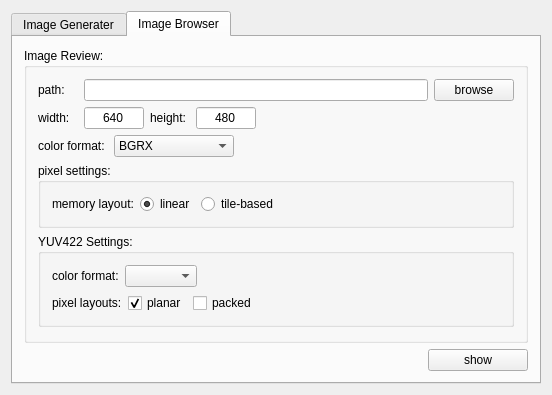
<?xml version="1.0" encoding="UTF-8"?>
<ui version="4.0">
 <class>MainWidget</class>
 <widget class="QWidget" name="MainWidget">
  <property name="geometry">
   <rect>
    <x>0</x>
    <y>0</y>
    <width>552</width>
    <height>362</height>
   </rect>
  </property>
  <property name="windowTitle">
   <string>Image Tool</string>
  </property>
  <layout class="QHBoxLayout" name="horizontalLayout">
   <item>
    <widget class="QTabWidget" name="tabWidget">
     <property name="currentIndex">
      <number>1</number>
     </property>
     <widget class="QWidget" name="tab">
      <attribute name="title">
       <string>Image Generater</string>
      </attribute>
      <layout class="QVBoxLayout" name="verticalLayout">
       <item>
        <layout class="QHBoxLayout" name="horizontalLayout_21">
         <item>
          <widget class="QLabel" name="pageTitlelbl">
           <property name="text">
            <string>TextLabel</string>
           </property>
          </widget>
         </item>
         <item>
          <spacer name="horizontalSpacer_16">
           <property name="orientation">
            <enum>Qt::Horizontal</enum>
           </property>
           <property name="sizeHint" stdset="0">
            <size>
             <width>40</width>
             <height>20</height>
            </size>
           </property>
          </spacer>
         </item>
         <item>
          <widget class="QLabel" name="pageTitlelbl2">
           <property name="text">
            <string>TextLabel</string>
           </property>
           <property name="alignment">
            <set>Qt::AlignRight|Qt::AlignTrailing|Qt::AlignVCenter</set>
           </property>
          </widget>
         </item>
        </layout>
       </item>
       <item>
        <widget class="QStackedWidget" name="stackedWidget">
         <property name="frameShape">
          <enum>QFrame::NoFrame</enum>
         </property>
         <property name="frameShadow">
          <enum>QFrame::Plain</enum>
         </property>
         <property name="currentIndex">
          <number>0</number>
         </property>
         <widget class="QWidget" name="page_start">
          <layout class="QVBoxLayout" name="verticalLayout_8">
           <item>
            <layout class="QHBoxLayout" name="horizontalLayout_7">
             <item>
              <widget class="QLabel" name="label_8">
               <property name="minimumSize">
                <size>
                 <width>70</width>
                 <height>0</height>
                </size>
               </property>
               <property name="maximumSize">
                <size>
                 <width>70</width>
                 <height>16777215</height>
                </size>
               </property>
               <property name="text">
                <string>work type:</string>
               </property>
              </widget>
             </item>
             <item>
              <widget class="QCheckBox" name="work2dchk">
               <property name="text">
                <string>2D image</string>
               </property>
               <property name="checked">
                <bool>true</bool>
               </property>
               <property name="autoExclusive">
                <bool>true</bool>
               </property>
              </widget>
             </item>
             <item>
              <widget class="QCheckBox" name="work3dchk">
               <property name="text">
                <string>3D image combine</string>
               </property>
               <property name="autoExclusive">
                <bool>true</bool>
               </property>
              </widget>
             </item>
             <item>
              <spacer name="horizontalSpacer_4">
               <property name="orientation">
                <enum>Qt::Horizontal</enum>
               </property>
               <property name="sizeHint" stdset="0">
                <size>
                 <width>40</width>
                 <height>20</height>
                </size>
               </property>
              </spacer>
             </item>
            </layout>
           </item>
           <item>
            <layout class="QHBoxLayout" name="horizontalLayout_4">
             <item>
              <widget class="QLabel" name="leftlbl">
               <property name="minimumSize">
                <size>
                 <width>70</width>
                 <height>0</height>
                </size>
               </property>
               <property name="maximumSize">
                <size>
                 <width>70</width>
                 <height>16777215</height>
                </size>
               </property>
               <property name="text">
                <string>input_0 path:</string>
               </property>
              </widget>
             </item>
             <item>
              <widget class="QLineEdit" name="leftpath"/>
             </item>
             <item>
              <widget class="QPushButton" name="browsebtn">
               <property name="text">
                <string>browse</string>
               </property>
              </widget>
             </item>
            </layout>
           </item>
           <item>
            <layout class="QHBoxLayout" name="horizontalLayout_5">
             <item>
              <widget class="QLabel" name="rightlbl">
               <property name="minimumSize">
                <size>
                 <width>70</width>
                 <height>0</height>
                </size>
               </property>
               <property name="maximumSize">
                <size>
                 <width>70</width>
                 <height>16777215</height>
                </size>
               </property>
               <property name="text">
                <string>input_1 path:</string>
               </property>
              </widget>
             </item>
             <item>
              <widget class="QLineEdit" name="rightpath"/>
             </item>
             <item>
              <widget class="QPushButton" name="browsebtn2">
               <property name="text">
                <string>browse</string>
               </property>
              </widget>
             </item>
            </layout>
           </item>
           <item>
            <layout class="QHBoxLayout" name="horizontalLayout_6">
             <item>
              <widget class="QLabel" name="label_3">
               <property name="minimumSize">
                <size>
                 <width>70</width>
                 <height>0</height>
                </size>
               </property>
               <property name="maximumSize">
                <size>
                 <width>70</width>
                 <height>16777215</height>
                </size>
               </property>
               <property name="text">
                <string>output path:</string>
               </property>
              </widget>
             </item>
             <item>
              <widget class="QLineEdit" name="outpath"/>
             </item>
             <item>
              <widget class="QPushButton" name="browsebtn3">
               <property name="text">
                <string>browse</string>
               </property>
              </widget>
             </item>
            </layout>
           </item>
           <item>
            <spacer name="verticalSpacer_2">
             <property name="orientation">
              <enum>Qt::Vertical</enum>
             </property>
             <property name="sizeHint" stdset="0">
              <size>
               <width>20</width>
               <height>102</height>
              </size>
             </property>
            </spacer>
           </item>
          </layout>
         </widget>
         <widget class="QWidget" name="page_format">
          <layout class="QVBoxLayout" name="verticalLayout_6">
           <item>
            <widget class="QGroupBox" name="memPixelgroup">
             <property name="title">
              <string>Pixel Layout Settings:</string>
             </property>
             <layout class="QHBoxLayout" name="horizontalLayout_18">
              <item>
               <widget class="QLabel" name="label_12">
                <property name="minimumSize">
                 <size>
                  <width>80</width>
                  <height>0</height>
                 </size>
                </property>
                <property name="maximumSize">
                 <size>
                  <width>80</width>
                  <height>16777215</height>
                 </size>
                </property>
                <property name="text">
                 <string>memory layout:</string>
                </property>
               </widget>
              </item>
              <item>
               <widget class="QRadioButton" name="memLinearradio">
                <property name="minimumSize">
                 <size>
                  <width>70</width>
                  <height>0</height>
                 </size>
                </property>
                <property name="maximumSize">
                 <size>
                  <width>70</width>
                  <height>16777215</height>
                 </size>
                </property>
                <property name="text">
                 <string>linear</string>
                </property>
                <property name="checked">
                 <bool>true</bool>
                </property>
               </widget>
              </item>
              <item>
               <widget class="QRadioButton" name="memTileBasedradio">
                <property name="text">
                 <string>tile-based</string>
                </property>
               </widget>
              </item>
              <item>
               <spacer name="horizontalSpacer_13">
                <property name="orientation">
                 <enum>Qt::Horizontal</enum>
                </property>
                <property name="sizeHint" stdset="0">
                 <size>
                  <width>225</width>
                  <height>20</height>
                 </size>
                </property>
               </spacer>
              </item>
             </layout>
            </widget>
           </item>
           <item>
            <widget class="QGroupBox" name="Combinebox">
             <property name="title">
              <string>3D Combine Settings:</string>
             </property>
             <layout class="QHBoxLayout" name="horizontalLayout_14">
              <item>
               <widget class="QLabel" name="interlbl">
                <property name="minimumSize">
                 <size>
                  <width>80</width>
                  <height>0</height>
                 </size>
                </property>
                <property name="maximumSize">
                 <size>
                  <width>80</width>
                  <height>16777215</height>
                 </size>
                </property>
                <property name="text">
                 <string>interleaving:</string>
                </property>
               </widget>
              </item>
              <item>
               <widget class="QRadioButton" name="lineradio">
                <property name="minimumSize">
                 <size>
                  <width>70</width>
                  <height>0</height>
                 </size>
                </property>
                <property name="maximumSize">
                 <size>
                  <width>70</width>
                  <height>16777215</height>
                 </size>
                </property>
                <property name="text">
                 <string>line</string>
                </property>
                <property name="checked">
                 <bool>true</bool>
                </property>
               </widget>
              </item>
              <item>
               <widget class="QRadioButton" name="pixelradio">
                <property name="text">
                 <string>pixel-by-pixel</string>
                </property>
               </widget>
              </item>
              <item>
               <spacer name="horizontalSpacer_9">
                <property name="orientation">
                 <enum>Qt::Horizontal</enum>
                </property>
                <property name="sizeHint" stdset="0">
                 <size>
                  <width>40</width>
                  <height>20</height>
                 </size>
                </property>
               </spacer>
              </item>
             </layout>
            </widget>
           </item>
           <item>
            <spacer name="verticalSpacer">
             <property name="orientation">
              <enum>Qt::Vertical</enum>
             </property>
             <property name="sizeHint" stdset="0">
              <size>
               <width>20</width>
               <height>105</height>
              </size>
             </property>
            </spacer>
           </item>
          </layout>
         </widget>
         <widget class="QWidget" name="page">
          <layout class="QVBoxLayout" name="verticalLayout_9">
           <item>
            <layout class="QHBoxLayout" name="horizontalLayout_9">
             <item>
              <widget class="QLabel" name="label_5">
               <property name="minimumSize">
                <size>
                 <width>70</width>
                 <height>0</height>
                </size>
               </property>
               <property name="maximumSize">
                <size>
                 <width>70</width>
                 <height>16777215</height>
                </size>
               </property>
               <property name="text">
                <string>color format:</string>
               </property>
              </widget>
             </item>
             <item>
              <widget class="QComboBox" name="outputFmtbox">
               <property name="minimumSize">
                <size>
                 <width>120</width>
                 <height>0</height>
                </size>
               </property>
               <property name="layoutDirection">
                <enum>Qt::LeftToRight</enum>
               </property>
               <property name="autoFillBackground">
                <bool>false</bool>
               </property>
               <item>
                <property name="text">
                 <string>BGRX</string>
                </property>
               </item>
               <item>
                <property name="text">
                 <string>BGRA</string>
                </property>
               </item>
               <item>
                <property name="text">
                 <string>RGBA</string>
                </property>
               </item>
               <item>
                <property name="text">
                 <string>RGBX</string>
                </property>
               </item>
               <item>
                <property name="text">
                 <string>NV12</string>
                </property>
               </item>
              </widget>
             </item>
             <item>
              <spacer name="horizontalSpacer_3">
               <property name="orientation">
                <enum>Qt::Horizontal</enum>
               </property>
               <property name="sizeHint" stdset="0">
                <size>
                 <width>40</width>
                 <height>20</height>
                </size>
               </property>
              </spacer>
             </item>
            </layout>
           </item>
           <item>
            <widget class="QGroupBox" name="bgrabox">
             <property name="title">
              <string>32bit Picture Alpha Settings:</string>
             </property>
             <layout class="QVBoxLayout" name="verticalLayout_5">
              <item>
               <layout class="QHBoxLayout" name="horizontalLayout_10">
                <item>
                 <widget class="QCheckBox" name="checkBox">
                  <property name="text">
                   <string>use picture's alpha channel</string>
                  </property>
                  <property name="checked">
                   <bool>true</bool>
                  </property>
                  <property name="autoExclusive">
                   <bool>true</bool>
                  </property>
                 </widget>
                </item>
                <item>
                 <spacer name="horizontalSpacer_6">
                  <property name="orientation">
                   <enum>Qt::Horizontal</enum>
                  </property>
                  <property name="sizeHint" stdset="0">
                   <size>
                    <width>118</width>
                    <height>20</height>
                   </size>
                  </property>
                 </spacer>
                </item>
               </layout>
              </item>
              <item>
               <layout class="QHBoxLayout" name="horizontalLayout_20">
                <item>
                 <widget class="QCheckBox" name="alphachk">
                  <property name="text">
                   <string>input  pre-alpha:</string>
                  </property>
                  <property name="checked">
                   <bool>false</bool>
                  </property>
                  <property name="autoExclusive">
                   <bool>true</bool>
                  </property>
                 </widget>
                </item>
                <item>
                 <widget class="QSlider" name="alphaslide">
                  <property name="minimumSize">
                   <size>
                    <width>150</width>
                    <height>0</height>
                   </size>
                  </property>
                  <property name="maximum">
                   <number>100</number>
                  </property>
                  <property name="value">
                   <number>100</number>
                  </property>
                  <property name="orientation">
                   <enum>Qt::Horizontal</enum>
                  </property>
                  <property name="tickInterval">
                   <number>1</number>
                  </property>
                 </widget>
                </item>
                <item>
                 <widget class="QLabel" name="alphavallbl">
                  <property name="text">
                   <string>100%</string>
                  </property>
                 </widget>
                </item>
               </layout>
              </item>
             </layout>
            </widget>
           </item>
           <item>
            <widget class="QGroupBox" name="yuvbox">
             <property name="title">
              <string>YUV422 Settings:</string>
             </property>
             <layout class="QVBoxLayout" name="verticalLayout_3">
              <item>
               <layout class="QHBoxLayout" name="horizontalLayout_11">
                <item>
                 <widget class="QLabel" name="label_7">
                  <property name="minimumSize">
                   <size>
                    <width>70</width>
                    <height>0</height>
                   </size>
                  </property>
                  <property name="maximumSize">
                   <size>
                    <width>70</width>
                    <height>16777215</height>
                   </size>
                  </property>
                  <property name="text">
                   <string>color format:</string>
                  </property>
                 </widget>
                </item>
                <item>
                 <widget class="QComboBox" name="yuvFmtbox"/>
                </item>
                <item>
                 <spacer name="horizontalSpacer_8">
                  <property name="orientation">
                   <enum>Qt::Horizontal</enum>
                  </property>
                  <property name="sizeHint" stdset="0">
                   <size>
                    <width>40</width>
                    <height>20</height>
                   </size>
                  </property>
                 </spacer>
                </item>
               </layout>
              </item>
              <item>
               <layout class="QHBoxLayout" name="horizontalLayout_15">
                <item>
                 <widget class="QLabel" name="label_9">
                  <property name="minimumSize">
                   <size>
                    <width>70</width>
                    <height>0</height>
                   </size>
                  </property>
                  <property name="maximumSize">
                   <size>
                    <width>70</width>
                    <height>16777215</height>
                   </size>
                  </property>
                  <property name="text">
                   <string>pixel layouts:</string>
                  </property>
                 </widget>
                </item>
                <item>
                 <widget class="QCheckBox" name="yuvPlanarbox">
                  <property name="text">
                   <string>planar</string>
                  </property>
                  <property name="checked">
                   <bool>true</bool>
                  </property>
                  <property name="autoExclusive">
                   <bool>true</bool>
                  </property>
                 </widget>
                </item>
                <item>
                 <widget class="QCheckBox" name="yuvPackedbox">
                  <property name="text">
                   <string>packed</string>
                  </property>
                  <property name="autoExclusive">
                   <bool>true</bool>
                  </property>
                 </widget>
                </item>
                <item>
                 <spacer name="horizontalSpacer_10">
                  <property name="orientation">
                   <enum>Qt::Horizontal</enum>
                  </property>
                  <property name="sizeHint" stdset="0">
                   <size>
                    <width>40</width>
                    <height>20</height>
                   </size>
                  </property>
                 </spacer>
                </item>
               </layout>
              </item>
             </layout>
            </widget>
           </item>
           <item>
            <spacer name="verticalSpacer_3">
             <property name="orientation">
              <enum>Qt::Vertical</enum>
             </property>
             <property name="sizeHint" stdset="0">
              <size>
               <width>20</width>
               <height>40</height>
              </size>
             </property>
            </spacer>
           </item>
          </layout>
         </widget>
         <widget class="QWidget" name="page_2">
          <layout class="QVBoxLayout" name="verticalLayout_10">
           <item>
            <layout class="QHBoxLayout" name="horizontalLayout_22">
             <item>
              <widget class="QLabel" name="label_14">
               <property name="text">
                <string>Recommand stride value:</string>
               </property>
              </widget>
             </item>
             <item>
              <widget class="QLabel" name="outStridelbl">
               <property name="text">
                <string/>
               </property>
              </widget>
             </item>
             <item>
              <spacer name="horizontalSpacer_17">
               <property name="orientation">
                <enum>Qt::Horizontal</enum>
               </property>
               <property name="sizeHint" stdset="0">
                <size>
                 <width>40</width>
                 <height>20</height>
                </size>
               </property>
              </spacer>
             </item>
            </layout>
           </item>
           <item>
            <layout class="QHBoxLayout" name="horizontalLayout_23">
             <item>
              <widget class="QCheckBox" name="outStridechk">
               <property name="text">
                <string>Custom stride value:</string>
               </property>
               <property name="checked">
                <bool>false</bool>
               </property>
              </widget>
             </item>
             <item>
              <widget class="QLineEdit" name="outStridetxt">
               <property name="enabled">
                <bool>false</bool>
               </property>
               <property name="minimumSize">
                <size>
                 <width>80</width>
                 <height>0</height>
                </size>
               </property>
               <property name="maximumSize">
                <size>
                 <width>80</width>
                 <height>16777215</height>
                </size>
               </property>
               <property name="text">
                <string>0</string>
               </property>
               <property name="alignment">
                <set>Qt::AlignCenter</set>
               </property>
              </widget>
             </item>
             <item>
              <spacer name="horizontalSpacer_15">
               <property name="orientation">
                <enum>Qt::Horizontal</enum>
               </property>
               <property name="sizeHint" stdset="0">
                <size>
                 <width>40</width>
                 <height>20</height>
                </size>
               </property>
              </spacer>
             </item>
            </layout>
           </item>
           <item>
            <layout class="QHBoxLayout" name="horizontalLayout_24">
             <item>
              <widget class="QLabel" name="label_15">
               <property name="text">
                <string>Recommand height value:</string>
               </property>
              </widget>
             </item>
             <item>
              <widget class="QLabel" name="outHeightlbl">
               <property name="text">
                <string>TextLabel</string>
               </property>
              </widget>
             </item>
             <item>
              <spacer name="horizontalSpacer_18">
               <property name="orientation">
                <enum>Qt::Horizontal</enum>
               </property>
               <property name="sizeHint" stdset="0">
                <size>
                 <width>40</width>
                 <height>20</height>
                </size>
               </property>
              </spacer>
             </item>
            </layout>
           </item>
           <item>
            <spacer name="verticalSpacer_5">
             <property name="orientation">
              <enum>Qt::Vertical</enum>
             </property>
             <property name="sizeHint" stdset="0">
              <size>
               <width>20</width>
               <height>164</height>
              </size>
             </property>
            </spacer>
           </item>
          </layout>
         </widget>
        </widget>
       </item>
       <item>
        <layout class="QHBoxLayout" name="horizontalLayout_2">
         <item>
          <spacer name="horizontalSpacer">
           <property name="orientation">
            <enum>Qt::Horizontal</enum>
           </property>
           <property name="sizeHint" stdset="0">
            <size>
             <width>40</width>
             <height>20</height>
            </size>
           </property>
          </spacer>
         </item>
         <item>
          <widget class="QPushButton" name="preStepbtn">
           <property name="text">
            <string>Previous</string>
           </property>
          </widget>
         </item>
         <item>
          <widget class="QPushButton" name="nextStepbtn">
           <property name="text">
            <string>Next</string>
           </property>
          </widget>
         </item>
         <item>
          <widget class="QPushButton" name="exportbtn">
           <property name="text">
            <string>Export</string>
           </property>
          </widget>
         </item>
        </layout>
       </item>
      </layout>
     </widget>
     <widget class="QWidget" name="tab_2">
      <attribute name="title">
       <string>Image Browser</string>
      </attribute>
      <layout class="QVBoxLayout" name="verticalLayout_2">
       <item>
        <widget class="QGroupBox" name="groupBox">
         <property name="title">
          <string>Image Review:</string>
         </property>
         <property name="flat">
          <bool>true</bool>
         </property>
         <property name="checkable">
          <bool>false</bool>
         </property>
         <layout class="QVBoxLayout" name="verticalLayout_7">
          <item>
           <layout class="QHBoxLayout" name="horizontalLayout_8">
            <item>
             <widget class="QLabel" name="label_4">
              <property name="minimumSize">
               <size>
                <width>40</width>
                <height>0</height>
               </size>
              </property>
              <property name="maximumSize">
               <size>
                <width>40</width>
                <height>16777215</height>
               </size>
              </property>
              <property name="text">
               <string>path:</string>
              </property>
             </widget>
            </item>
            <item>
             <widget class="QLineEdit" name="imagepathtxt"/>
            </item>
            <item>
             <widget class="QPushButton" name="imageBrowsebtn">
              <property name="text">
               <string>browse</string>
              </property>
             </widget>
            </item>
           </layout>
          </item>
          <item>
           <layout class="QHBoxLayout" name="horizontalLayout_12">
            <item>
             <widget class="QLabel" name="label">
              <property name="minimumSize">
               <size>
                <width>40</width>
                <height>0</height>
               </size>
              </property>
              <property name="maximumSize">
               <size>
                <width>40</width>
                <height>16777215</height>
               </size>
              </property>
              <property name="text">
               <string>width:</string>
              </property>
             </widget>
            </item>
            <item>
             <widget class="QLineEdit" name="imageWidthtxt">
              <property name="minimumSize">
               <size>
                <width>60</width>
                <height>0</height>
               </size>
              </property>
              <property name="maximumSize">
               <size>
                <width>60</width>
                <height>16777215</height>
               </size>
              </property>
              <property name="text">
               <string>640</string>
              </property>
              <property name="alignment">
               <set>Qt::AlignCenter</set>
              </property>
             </widget>
            </item>
            <item>
             <widget class="QLabel" name="label_2">
              <property name="minimumSize">
               <size>
                <width>40</width>
                <height>0</height>
               </size>
              </property>
              <property name="maximumSize">
               <size>
                <width>40</width>
                <height>16777215</height>
               </size>
              </property>
              <property name="text">
               <string>height:</string>
              </property>
             </widget>
            </item>
            <item>
             <widget class="QLineEdit" name="imageHeighttxt">
              <property name="minimumSize">
               <size>
                <width>60</width>
                <height>0</height>
               </size>
              </property>
              <property name="maximumSize">
               <size>
                <width>60</width>
                <height>16777215</height>
               </size>
              </property>
              <property name="text">
               <string>480</string>
              </property>
              <property name="alignment">
               <set>Qt::AlignCenter</set>
              </property>
             </widget>
            </item>
            <item>
             <spacer name="horizontalSpacer_2">
              <property name="orientation">
               <enum>Qt::Horizontal</enum>
              </property>
              <property name="sizeHint" stdset="0">
               <size>
                <width>40</width>
                <height>20</height>
               </size>
              </property>
             </spacer>
            </item>
           </layout>
          </item>
          <item>
           <layout class="QHBoxLayout" name="horizontalLayout_3">
            <item>
             <widget class="QLabel" name="label_6">
              <property name="minimumSize">
               <size>
                <width>70</width>
                <height>0</height>
               </size>
              </property>
              <property name="maximumSize">
               <size>
                <width>70</width>
                <height>16777215</height>
               </size>
              </property>
              <property name="text">
               <string>color format:</string>
              </property>
             </widget>
            </item>
            <item>
             <widget class="QComboBox" name="imageFmtbox">
              <property name="minimumSize">
               <size>
                <width>120</width>
                <height>0</height>
               </size>
              </property>
              <property name="layoutDirection">
               <enum>Qt::LeftToRight</enum>
              </property>
              <property name="autoFillBackground">
               <bool>false</bool>
              </property>
              <item>
               <property name="text">
                <string>BGRX</string>
               </property>
              </item>
              <item>
               <property name="text">
                <string>BGRA</string>
               </property>
              </item>
              <item>
               <property name="text">
                <string>RGBA</string>
               </property>
              </item>
              <item>
               <property name="text">
                <string>RGBX</string>
               </property>
              </item>
              <item>
               <property name="text">
                <string>NV12</string>
               </property>
              </item>
             </widget>
            </item>
            <item>
             <spacer name="horizontalSpacer_5">
              <property name="orientation">
               <enum>Qt::Horizontal</enum>
              </property>
              <property name="sizeHint" stdset="0">
               <size>
                <width>40</width>
                <height>20</height>
               </size>
              </property>
             </spacer>
            </item>
           </layout>
          </item>
          <item>
           <widget class="QGroupBox" name="browsePixelMemgroup">
            <property name="title">
             <string>pixel settings:</string>
            </property>
            <layout class="QHBoxLayout" name="horizontalLayout_19">
             <item>
              <widget class="QLabel" name="label_13">
               <property name="text">
                <string>memory layout:</string>
               </property>
              </widget>
             </item>
             <item>
              <widget class="QRadioButton" name="imageBrowseLinrdo">
               <property name="text">
                <string>linear</string>
               </property>
               <property name="checked">
                <bool>true</bool>
               </property>
              </widget>
             </item>
             <item>
              <widget class="QRadioButton" name="imageBrowseTLBrdo">
               <property name="text">
                <string>tile-based</string>
               </property>
              </widget>
             </item>
             <item>
              <spacer name="horizontalSpacer_14">
               <property name="orientation">
                <enum>Qt::Horizontal</enum>
               </property>
               <property name="sizeHint" stdset="0">
                <size>
                 <width>40</width>
                 <height>20</height>
                </size>
               </property>
              </spacer>
             </item>
            </layout>
           </widget>
          </item>
          <item>
           <widget class="QGroupBox" name="browseYUV422group">
            <property name="title">
             <string>YUV422 Settings:</string>
            </property>
            <layout class="QVBoxLayout" name="verticalLayout_4">
             <item>
              <layout class="QHBoxLayout" name="horizontalLayout_16">
               <item>
                <widget class="QLabel" name="label_10">
                 <property name="text">
                  <string>color format:</string>
                 </property>
                </widget>
               </item>
               <item>
                <widget class="QComboBox" name="browseYUV422Fmtbox"/>
               </item>
               <item>
                <spacer name="horizontalSpacer_11">
                 <property name="orientation">
                  <enum>Qt::Horizontal</enum>
                 </property>
                 <property name="sizeHint" stdset="0">
                  <size>
                   <width>40</width>
                   <height>20</height>
                  </size>
                 </property>
                </spacer>
               </item>
              </layout>
             </item>
             <item>
              <layout class="QHBoxLayout" name="horizontalLayout_17">
               <item>
                <widget class="QLabel" name="label_11">
                 <property name="text">
                  <string>pixel layouts:</string>
                 </property>
                </widget>
               </item>
               <item>
                <widget class="QCheckBox" name="browseYuv422Planarchk">
                 <property name="text">
                  <string>planar</string>
                 </property>
                 <property name="checked">
                  <bool>true</bool>
                 </property>
                 <property name="autoExclusive">
                  <bool>true</bool>
                 </property>
                </widget>
               </item>
               <item>
                <widget class="QCheckBox" name="browseYuv422Packedchk">
                 <property name="text">
                  <string>packed</string>
                 </property>
                 <property name="autoExclusive">
                  <bool>true</bool>
                 </property>
                </widget>
               </item>
               <item>
                <spacer name="horizontalSpacer_12">
                 <property name="orientation">
                  <enum>Qt::Horizontal</enum>
                 </property>
                 <property name="sizeHint" stdset="0">
                  <size>
                   <width>40</width>
                   <height>20</height>
                  </size>
                 </property>
                </spacer>
               </item>
              </layout>
             </item>
            </layout>
           </widget>
          </item>
          <item>
           <spacer name="verticalSpacer_4">
            <property name="orientation">
             <enum>Qt::Vertical</enum>
            </property>
            <property name="sizeHint" stdset="0">
             <size>
              <width>20</width>
              <height>40</height>
             </size>
            </property>
           </spacer>
          </item>
         </layout>
        </widget>
       </item>
       <item>
        <layout class="QHBoxLayout" name="horizontalLayout_13">
         <item>
          <spacer name="horizontalSpacer_7">
           <property name="orientation">
            <enum>Qt::Horizontal</enum>
           </property>
           <property name="sizeHint" stdset="0">
            <size>
             <width>40</width>
             <height>20</height>
            </size>
           </property>
          </spacer>
         </item>
         <item>
          <widget class="QPushButton" name="showbtn">
           <property name="minimumSize">
            <size>
             <width>100</width>
             <height>0</height>
            </size>
           </property>
           <property name="maximumSize">
            <size>
             <width>100</width>
             <height>16777215</height>
            </size>
           </property>
           <property name="text">
            <string>show</string>
           </property>
          </widget>
         </item>
        </layout>
       </item>
      </layout>
     </widget>
    </widget>
   </item>
  </layout>
 </widget>
 <layoutdefault spacing="6" margin="11"/>
 <resources/>
 <connections/>
</ui>
